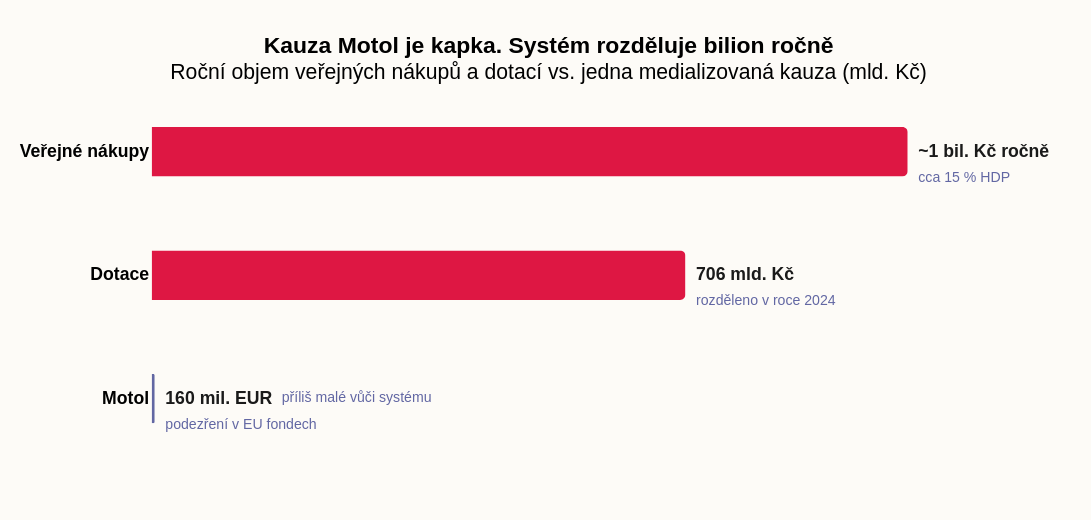

This figure's Vega-Lite source:
### Vega-Lite specification from a JSON file in a GitHub repository (floating-point values rounded to 4 significant figures)
{"_source": "Zdroj: MMR, Národní strategie veřejného zadávání; Hlídač státu, Přehled dotací 2024; Reuters / EPPO, Motol 2025", "$schema": "https://vega.github.io/schema/vega-lite/v5.json", "description": "Měřítko veřejných peněz, které potřebují auditní stopu", "width": 450, "height": 210, "padding": {"top": 20, "left": 10, "right": 24, "bottom": 34}, "autosize": {"type": "pad", "resize": true}, "background": "#fdfbf7", "title": {"text": "Kauza Motol je kapka. Systém rozděluje bilion ročně", "subtitle": "Roční objem veřejných nákupů a dotací vs. jedna medializovaná kauza (mld. Kč)"}, "data": {"values": [{"oblast": "Veřejné nákupy", "mld": 1000, "label": "~1 bil. Kč ročně", "detail": "cca 15 % HDP", "typ": "system"}, {"oblast": "Dotace", "mld": 706, "label": "706 mld. Kč", "detail": "rozděleno v roce 2024", "typ": "system"}, {"oblast": "Motol", "mld": 4, "label": "160 mil. EUR", "detail": "podezření v EU fondech", "typ": "case"}]}, "layer": [{"mark": {"type": "bar", "height": 28, "cornerRadiusEnd": 3, "tooltip": true}, "encoding": {"x": {"field": "mld", "type": "quantitative", "title": null, "scale": {"domain": [0, 1050]}, "axis": {"grid": false, "domain": false, "ticks": false, "labels": false}}, "y": {"field": "oblast", "type": "nominal", "title": null, "sort": ["Veřejné nákupy", "Dotace", "Motol"], "axis": {"labelFontWeight": "bold", "domain": false, "ticks": false}}, "color": {"field": "typ", "type": "nominal", "scale": {"domain": ["system", "case"], "range": ["#de1743", "#6267a3"]}, "legend": null}, "tooltip": [{"field": "oblast", "title": "Oblast"}, {"field": "label", "title": "Měřítko"}, {"field": "detail", "title": "Poznámka"}]}}, {"mark": {"type": "text", "align": "left", "baseline": "middle", "dx": 6, "fontSize": 10, "fontWeight": "bold", "color": "#1a1a1a"}, "encoding": {"x": {"field": "mld", "type": "quantitative", "scale": {"domain": [0, 1050]}}, "y": {"field": "oblast", "type": "nominal", "sort": ["Veřejné nákupy", "Dotace", "Motol"]}, "text": {"field": "label"}}}, {"mark": {"type": "text", "align": "left", "baseline": "middle", "dx": 6, "dy": 15, "fontSize": 8, "color": "#6267a3"}, "encoding": {"x": {"field": "mld", "type": "quantitative", "scale": {"domain": [0, 1050]}}, "y": {"field": "oblast", "type": "nominal", "sort": ["Veřejné nákupy", "Dotace", "Motol"]}, "text": {"field": "detail"}}}, {"data": {"values": [{"x": 4, "oblast": "Motol", "text": "příliš malé vůči systému"}]}, "mark": {"type": "text", "align": "left", "baseline": "middle", "dx": 72, "fontSize": 8, "color": "#6267a3"}, "encoding": {"x": {"field": "x", "type": "quantitative", "scale": {"domain": [0, 1050]}}, "y": {"field": "oblast", "type": "nominal", "sort": ["Veřejné nákupy", "Dotace", "Motol"]}, "text": {"field": "text"}}}], "config": {"view": {"stroke": "transparent"}}}
